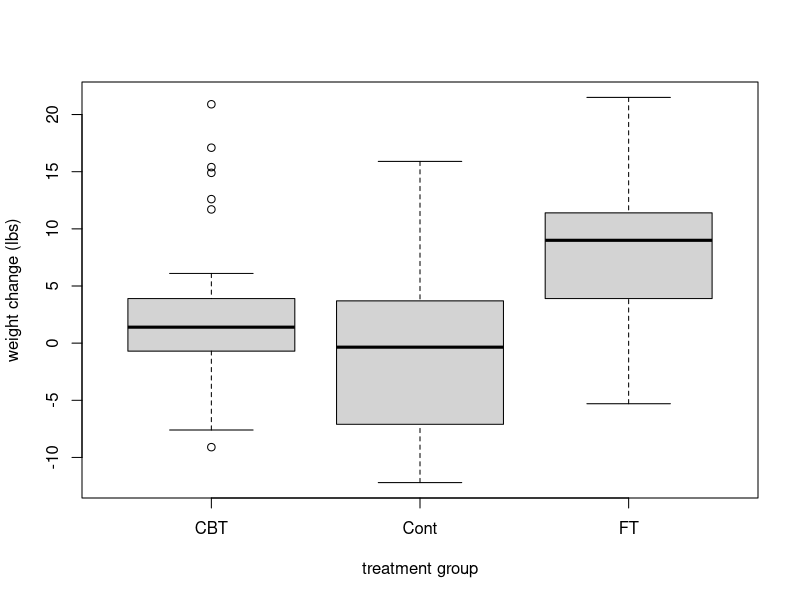

This figure's R source:
## ---- chunk 1
library(tidyverse)
anorexia <- read_csv('data/anorexia.csv')
head(anorexia)
## ---- chunk 2
# boxplot
boxplot(change ~ Treat, data = anorexia,
        xlab = 'treatment group', ylab = 'weight change (lbs)')
## ---- chunk 3
# grouped summaries: mean, standard deviation, sample size
anorexia |>
  group_by(Treat) |>
  summarize(group.mean = mean(change),
            group.sd = sd(change),
            group.n = n())
## ---- chunk 4
# fit anova model
fit <- aov(change ~ Treat, data = anorexia)

# generate table
summary(fit)
## ---- chunk 5
# inspect fitted anova model
fit
## ---- chunk 6
# read in data and preview
longevity <- read.csv('data/longevity.csv')
head(longevity)

# visualize the data -- make a boxplot

# calculate grouped summaries

# fit anova model and produce table

